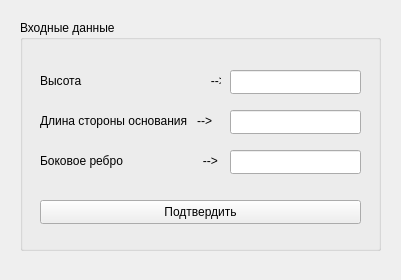
<?xml version="1.0" encoding="UTF-8"?>
<ui version="4.0">
 <class>pyramidForm</class>
 <widget class="QWidget" name="pyramidForm">
  <property name="geometry">
   <rect>
    <x>0</x>
    <y>0</y>
    <width>401</width>
    <height>280</height>
   </rect>
  </property>
  <property name="windowTitle">
   <string>Form</string>
  </property>
  <widget class="QGroupBox" name="groupBox">
   <property name="geometry">
    <rect>
     <x>20</x>
     <y>20</y>
     <width>361</width>
     <height>231</height>
    </rect>
   </property>
   <property name="title">
    <string>Входные данные</string>
   </property>
   <widget class="QPushButton" name="applyPushButton">
    <property name="geometry">
     <rect>
      <x>20</x>
      <y>180</y>
      <width>321</width>
      <height>24</height>
     </rect>
    </property>
    <property name="text">
     <string>Подтвердить</string>
    </property>
   </widget>
   <widget class="QLabel" name="label">
    <property name="geometry">
     <rect>
      <x>20</x>
      <y>50</y>
      <width>181</width>
      <height>21</height>
     </rect>
    </property>
    <property name="text">
     <string>Высота                                       --&gt;</string>
    </property>
   </widget>
   <widget class="QLabel" name="label_2">
    <property name="geometry">
     <rect>
      <x>20</x>
      <y>90</y>
      <width>181</width>
      <height>21</height>
     </rect>
    </property>
    <property name="text">
     <string>Длина стороны основания   --&gt;</string>
    </property>
   </widget>
   <widget class="QLineEdit" name="heightLineEdit">
    <property name="geometry">
     <rect>
      <x>210</x>
      <y>50</y>
      <width>131</width>
      <height>24</height>
     </rect>
    </property>
   </widget>
   <widget class="QLineEdit" name="lengthLineEdit">
    <property name="geometry">
     <rect>
      <x>210</x>
      <y>90</y>
      <width>131</width>
      <height>24</height>
     </rect>
    </property>
   </widget>
   <widget class="QLabel" name="label_3">
    <property name="geometry">
     <rect>
      <x>20</x>
      <y>130</y>
      <width>181</width>
      <height>21</height>
     </rect>
    </property>
    <property name="text">
     <string>Боковое ребро                        --&gt;</string>
    </property>
   </widget>
   <widget class="QLineEdit" name="sideLineEdit">
    <property name="geometry">
     <rect>
      <x>210</x>
      <y>130</y>
      <width>131</width>
      <height>24</height>
     </rect>
    </property>
   </widget>
  </widget>
 </widget>
 <resources/>
 <connections/>
</ui>
